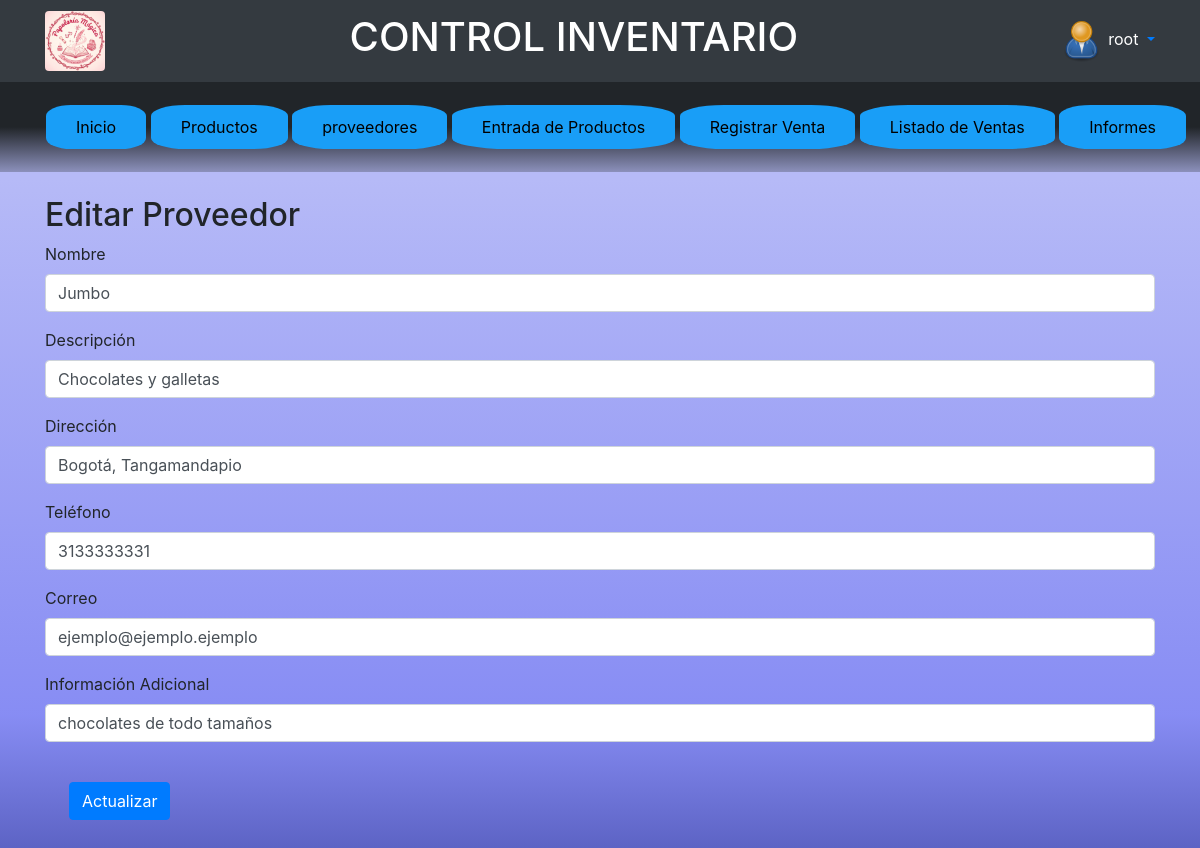
Page /proyectoInventario/edit_proveedor.php?id=1 (signed in) on the committed database.
### tables this page shows
CREATE TABLE `proveedores` (
  `idProveedor` int NOT NULL AUTO_INCREMENT,
  `nombreProveedor` varchar(45) NOT NULL,
  `descripcionProveedor` varchar(120) NOT NULL,
  `direccionProveedor` varchar(45) NOT NULL,
  `telefono` varchar(25) NOT NULL,
  `Correo` varchar(45) NOT NULL,
  `infoAdicional` varchar(225) DEFAULT NULL,
  PRIMARY KEY (`idProveedor`)
);

### proyectoInventario/edit_proveedor.php (the view, shortened to what this page needs)
<?php
include("db.php");
if (isset($_GET['id'])) {
    $id = $_GET['id'];
    $sql = "SELECT * FROM Proveedores WHERE idProveedor = $id";
    $result = $conn->query($sql);
    if ($result->num_rows > 0) {
        $row = $result->fetch_assoc();
    } else {
        echo "Proveedor no encontrado.";
        exit();
    }
}
?>
<?php include("includes/header.php") ?>
<!DOCTYPE html>
<html lang="es">
<head>
    <link rel="stylesheet" href="https://stackpath.bootstrapcdn.com/bootstrap/4.3.1/css/bootstrap.min.css">
</head>
<body>
<div class="container mt-4">
    <h2>Editar Proveedor</h2>
    <form action="edit_proveedor.php?id=<?php echo $id; ?>" method="POST">
        <div class="form-group">
            <label for="nombreProveedor">Nombre</label>
            <input type="text" class="form-control" id="nombreProveedor" name="nombreProveedor" value="<?php echo $row['nombreProveedor']; ?>" required>
        </div>
        <div class="form-group">
            <label for="descripcionProveedor">Descripción</label>
            <input type="text" class="form-control" id="descripcionProveedor" name="descripcionProveedor" value="<?php echo $row['descripcionProveedor']; ?>" required>
        </div>
        <div class="form-group">
            <label for="direccionProveedor">Dirección</label>
            <input type="text" class="form-control" id="direccionProveedor" name="direccionProveedor" value="<?php echo $row['direccionProveedor']; ?>" required>
            </div>
        <div class="form-group">
            <label for="telefono">Teléfono</label>
            <input type="text" class="form-control" id="telefono" name="telefono" value="<?php echo $row['telefono']; ?>" required>
        </div>
        <div class="form-group">
            <label for="Correo">Correo</label>
            <input type="email" class="form-control" id="Correo" name="Correo" value="<?php echo $row['Correo']; ?>" required>
        </div>
        <div class="form-group">
            <label for="infoAdicional">Información Adicional</label>
            <input type="text" class="form-control" id="infoAdicional" name="infoAdicional" value="<?php echo $row['infoAdicional']; ?>">
        </div>
        <button type="submit" class="btn btn-primary mx-4 my-4">Actualizar</button>
    </form>
</div>

### proyectoInventario/css/style.css (style rules this page uses)
body { background: linear-gradient( to top, #4e55b4 0%, #5f66f0bf 20%, #b6baf7 80% ); min-height: 100vh; margin-bottom: 60px; }
body { min-height: 100vh; margin-bottom: 60px; background-image: linear-gradient (to top, #ebd4cd, #43f0e2); }
form { padding-bottom: 50px; }

### rows in the picture
proveedores: nombreProveedor "Jumbo", descripcionProveedor "Chocolates y galletas", direccionProveedor "Bogotá, Tangamandapio", telefono "3133333331", Correo "ejemplo@ejemplo.ejemplo", infoAdicional "chocolates de todo tamaños"

### other values in the picture
$_SESSION['nombreUsuario'] "root"
